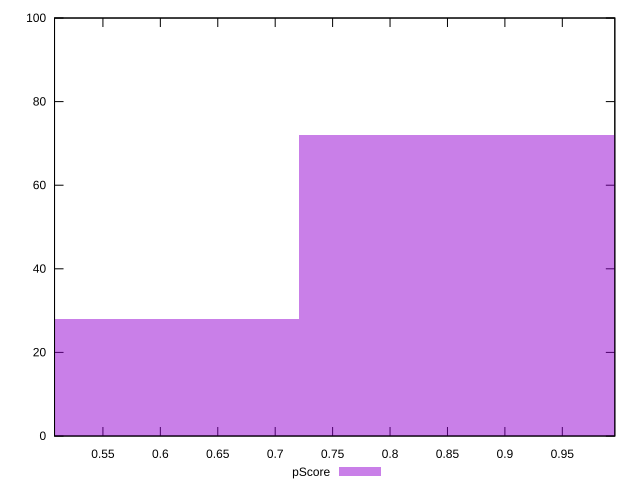

Source code (gnuplot):
reset

$pScore <<EOF
0.9608889837595999 72
0.48044449187979993 28
EOF

set key outside below
set boxwidth 0.48044449187979993
set xrange [0.5078696160905045:0.9957196874129883]
set yrange [0:100]
set trange [0:100]
set style fill transparent solid 0.5 noborder
set terminal svg size 640, 490 enhanced background rgb 'white'
set output "report_00017_2021-02-10T15-08-03.406Z/first-cpu-idle/samples/pages+cached+noadtech+nomedia/pScore/histogram.svg"

plot $pScore title "pScore" with boxes

reset
